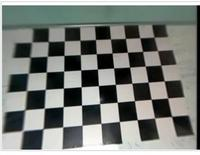
#> input picture Year3/Computer_Vision- Lab/Week6/chess1.jpg, 200 x 155 px; its folder holds only this picture in this run
$ python L8Q1.py
#> lines starting #> are read from the running program, lines starting #| are printed output that depends on the picture; long printed decimals are rounded
import cv2
import numpy as np
import glob

# Define the dimensions of the chessboard
chessboard_size = (9, 6)  # Number of inner corners per chessboard row and column
square_size = 0.025  # Size of a square in meters (adjust based on your chessboard)

# Prepare object points
objp = np.zeros((chessboard_size[0] * chessboard_size[1], 3), np.float32)
objp[:, :2] = np.mgrid[0:chessboard_size[0], 0:chessboard_size[1]].T.reshape(-1, 2) * square_size

# Arrays to store object points and image points from all images
objpoints = []  # 3d point in real world space
imgpoints = []  # 2d points in image plane

# Load chessboard images
images = glob.glob('*.jpg')  # Adjust path

for img_path in images:
    img = cv2.imread(img_path)
#> img is the input picture: shape (155, 200, 3); mean B, G, R 120.4, 124.7, 120.8
    gray = cv2.cvtColor(img, cv2.COLOR_BGR2GRAY)

    # Find the chessboard corners
    ret, corners = cv2.findChessboardCorners(gray, chessboard_size, None)
#> ret = True; corners = 54 rows, first 8: [171.6, 116.5], [154.6, 118], [137.2, 119.7], [119.4, 121.4], [104.5, 122.5], [82.07, 125.2], [62.63, 126.8], [42.97, 128.7]

    if ret:
        objpoints.append(objp)
        imgpoints.append(corners)

        # Draw and display the corners
        cv2.drawChessboardCorners(img, chessboard_size, corners, ret)
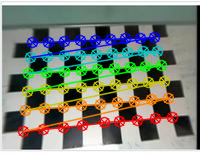
#> img: shape (155, 200, 3); mean B, G, R 116.9, 129.6, 123
        cv2.imshow('Chessboard Corners', img)

        # Wait for a key press or set a long duration
        cv2.waitKey(0)  # Wait indefinitely for a key press

cv2.destroyAllWindows()

# Step 5: Calibrate the camera
if imgpoints:  # Ensure we have found corners
    h, w = gray.shape  # Use the last processed gray image size
#> h = 155; w = 200
    ret, camera_matrix, dist_coeffs, rvecs, tvecs = cv2.calibrateCamera(objpoints, imgpoints, (w, h), None, None)
#> ret = 0.503; camera_matrix = [[62.7, 0, 94.17], [0, 59.26, 57.23], [0, 0, 1]]; dist_coeffs = [[0.0119, -0.0083, 0.000683, -0.00156, 0.00169]]; rvecs = ([-0.0533, 0.229, 3.07],); tvecs = ([0.109, 0.0874, 0.0881],)

    # Print camera matrix and distortion coefficients
    print("Camera matrix:\n", camera_matrix)
#| Camera matrix:
#|  [[62.702  0.         94.172]
#|  [ 0.         59.260 57.230]
#|  [ 0.          0.          1.        ]]
    print("Distortion coefficients:\n", dist_coeffs)
#| Distortion coefficients:
#|  [[ 0.01185 -0.008303  0.0006833 -0.001558  0.001694]]

    # Save calibration results if needed
    np.savez('calibration_data.npz', camera_matrix=camera_matrix, dist_coeffs=dist_coeffs)
else:
    print("No corners found in the images.")

$ run again, on Year3/Computer_Vision- Lab/Week6/chess2.jpg
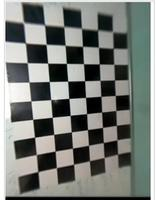
#> input picture Year3/Computer_Vision- Lab/Week6/chess2.jpg, 156 x 200 px
#> img is the input picture: shape (200, 156, 3); mean B, G, R 120.3, 124.8, 120.9
#> `ret, corners = cv2.findChessboardCorners(gray, chessboard_size, None)`: ret = True; corners = 54 rows, first 8: [37.95, 171.7], [36.34, 154.7], [34.57, 137.2], [32.73, 119.4], [31, 104], [29.02, 82.11], [27.29, 62.56], [25.37, 43.07]
#> `cv2.drawChessboardCorners(img, chessboard_size, corners, ret)`:
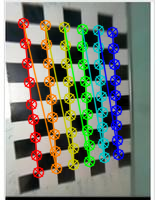
#> img: shape (200, 156, 3); mean B, G, R 116.8, 129.7, 123.1
#> `ret, camera_matrix, dist_coeffs, rvecs, tvecs = cv2.calibrateCamera(ob..`: ret = 0.431; camera_matrix = [[57.08, 0, 87.99], [0, 58.53, 96.6], [0, 0, 1]]; dist_coeffs = [[0.0142, -0.0108, -0.0002, -1.87e-05, 0.0022]]; rvecs = ([0.14, -0.0842, -1.63],); tvecs = ([-0.0719, 0.106, 0.0825],)
#| Camera matrix:
#|  [[57.077  0.         87.986  ]
#|  [ 0.         58.534 96.601]
#|  [ 0.          0.          1.        ]]
#| Distortion coefficients:
#|  [[ 1.42441297e-02 -1.07667224e-02 -2.00434410e-04 -1.87402888e-05
#|    2.19887416e-03]]

$ run again, on Year3/Computer_Vision- Lab/Week6/chess3.jpg
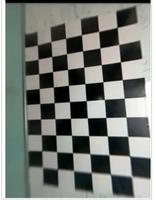
#> input picture Year3/Computer_Vision- Lab/Week6/chess3.jpg, 156 x 200 px
#> img is the input picture: shape (200, 156, 3); mean B, G, R 120.2, 124.8, 120.9
#> `ret, corners = cv2.findChessboardCorners(gray, chessboard_size, None)`: ret = True; corners = 54 rows, first 8: [117.1, 27.38], [118.7, 44.39], [120.5, 61.81], [122.2, 79.57], [124.2, 98.28], [125.9, 116.8], [127.7, 136.4], [129.5, 155.8]
#> `cv2.drawChessboardCorners(img, chessboard_size, corners, ret)`:
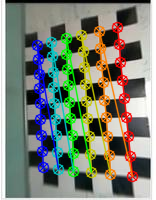
#> img: shape (200, 156, 3); mean B, G, R 116.8, 129.7, 123.1
#> `ret, camera_matrix, dist_coeffs, rvecs, tvecs = cv2.calibrateCamera(ob..`: ret = 0.141; camera_matrix = [[36.94, 0, 62.47], [0, 38.48, 103], [0, 0, 1]]; dist_coeffs = [[0.00593, -0.00195, 0.000324, 0.000336, 0.000171]]; rvecs = ([0.0548, 0.0882, 1.51],); tvecs = ([0.0797, -0.106, 0.0541],)
#| Camera matrix:
#|  [[ 36.940   0.          62.473]
#|  [  0.          38.481  102.993]
#|  [  0.           0.           1.        ]]
#| Distortion coefficients:
#|  [[ 0.005927 -0.001954  0.0003245  0.0003364  0.0001714]]
